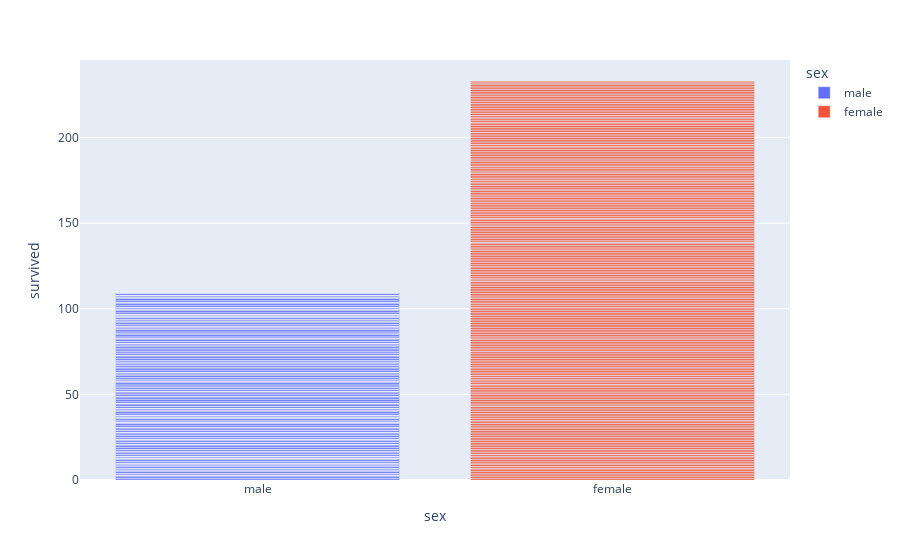

The notebook cell this image was saved under:
### Code cell
px.bar(df, x='sex', y='survived', color='sex')

### Figure 1 — Plotly figure (JSON) as saved in the notebook; plotly's stock layout.template omitted (floating-point values rounded to 4 significant figures; data arrays with more than 128 entries replaced by an {"elided": "..."} marker saying what was removed)
{"data": [{"alignmentgroup": "True", "hovertemplate": "sex=%{x}<br>survived=%{y}<extra></extra>", "legendgroup": "male", "marker": {"color": "#636efa"}, "name": "male", "offsetgroup": "male", "orientation": "v", "showlegend": true, "textposition": "auto", "type": "bar", "x": {"elided": "577 str values"}, "xaxis": "x", "y": {"elided": "577 int values"}, "yaxis": "y"}, {"alignmentgroup": "True", "hovertemplate": "sex=%{x}<br>survived=%{y}<extra></extra>", "legendgroup": "female", "marker": {"color": "#EF553B"}, "name": "female", "offsetgroup": "female", "orientation": "v", "showlegend": true, "textposition": "auto", "type": "bar", "x": {"elided": "314 str values"}, "xaxis": "x", "y": {"elided": "314 int values"}, "yaxis": "y"}], "layout": {"barmode": "relative", "legend": {"title": {"text": "sex"}, "tracegroupgap": 0}, "margin": {"t": 60}, "xaxis": {"anchor": "y", "categoryarray": ["male", "female"], "categoryorder": "array", "domain": [0, 1], "title": {"text": "sex"}}, "yaxis": {"anchor": "x", "domain": [0, 1], "title": {"text": "survived"}}}}
